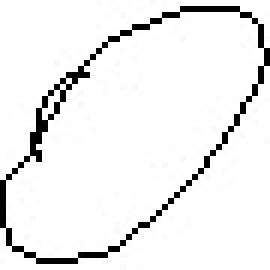
#> input picture extracted_images/0/0_91584.jpg, 45 x 45 px, found by its file name (shown 6 times larger); its folder holds only this picture in this run
$ python normilize.py
#> lines starting #> are read from the running program, lines starting #| are printed output that depends on the picture; after the words box and inside, x2 and y2 are one past the last pixel; in counts of white or black regions, pixels touching at a corner belong together
### csvgenerate.py
import sys
from os import listdir
import numpy as np

# merging all component .csv files to train, test .csv files
def mergingAll(names, tr_path, cv_path, save_path, shuffle=True):
    paths = [(tr_path, '_tr.csv'), (cv_path, '_cv.csv')]
    for path, ending in paths:
        X = None
        for i, name in enumerate(names):
            # print progress
            sys.stdout.write('\r')
            no_files = len(names)
            formatted_names = '{:.2%}'.format(i/no_files)
            sys.stdout.write(formatted_names)
            sys.stdout.flush()
            each_path = path + name + ending
            curr = np.loadtxt(each_path, delimiter=',')
            if X is None:
                X = curr.copy()
                continue
            X = np.vstack([X, curr])
        sys.stdout.write('\r100.00%\n')

        # shuffle
        if shuffle:
            np.random.shuffle(X)
        allfiles_path = save_path + 'all' + ending
        np.savetxt(allfiles_path, X, delimiter=',', fmt='%i')

### normilize.py
import numpy as np
import sys
from os import listdir
import os
from random import shuffle
import matplotlib.image as mpimg
import cv2
import csv
from csvgenerate import mergingAll

# process the dataset
def process_data(names, latex_key, img_path, save_path, close_kernel=None, dilate_kernel=None, tr_cv_split=80):
#> called with img_path = '.\\extracted_images\\', save_path = '.\\savedata\\', tr_cv_split = 80
    if close_kernel is None:
        close_kernel = cv2.getStructuringElement(cv2.MORPH_ELLIPSE, (4, 4))
    if dilate_kernel is None:
        dilate_kernel = cv2.getStructuringElement(cv2.MORPH_ELLIPSE, (3, 3))
    key = {}
    for k, name in enumerate(names):
        sys.stdout.write(name + "\n")
        # create key
        key[k] = latex_key[name] if(name in latex_key) else  name.lower()
        # get files of images
        imgs = []
        img_files = listdir(img_path + name + '\\')
        shuffle(img_files)
        trainpath = save_path + 'tr\\'
        testpath =  save_path + 'cv\\'
        test_extension = '_cv.csv'
        train_extension = '_tr.csv'
        # each image of component to a train or test component .csv file
        for i, img_file in enumerate(img_files):
            file = img_path + name + '\\' + img_file
            img = mpimg.imread(file)
#> img is the input picture: shape (45, 45); min 0, max 255, mean 238.2
            # convert to binary and close + dilate
            if close_kernel is None:
                close_kernel = cv2.getStructuringElement(cv2.MORPH_ELLIPSE, (4, 4))
            if dilate_kernel is None:
                dilate_kernel = cv2.getStructuringElement(cv2.MORPH_ELLIPSE, (3, 3))
            new_img = img < 127
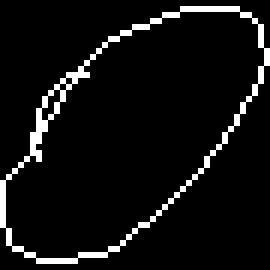
#> new_img: shape (45, 45) bool (shown 6 times larger); 6.5% white in thin lines or dots
            new_img = new_img.astype(np.uint8)
            new_img = cv2.morphologyEx(new_img, cv2.MORPH_CLOSE, close_kernel)
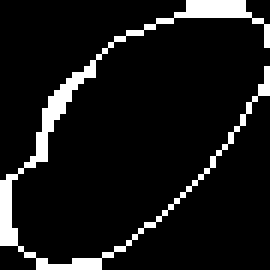
#> new_img: shape (45, 45) (shown 6 times larger); values 0 (black) and 1 (white), 9.1% white; 1 white region, box (x1, y1, x2, y2) and area: (0, 0, 45, 45) 185
            new_img = cv2.dilate(new_img, dilate_kernel)
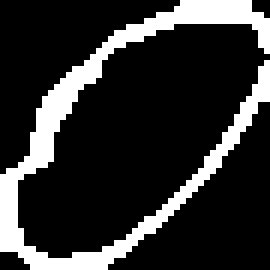
#> new_img: shape (45, 45) (shown 6 times larger); values 0 (black) and 1 (white), 18.9% white; 1 white region, box (x1, y1, x2, y2) and area: (0, 0, 45, 45) 382
            img = new_img

            imgs.append(np.append(img.ravel(), k))
            # print progress
            files_len = len(img_files)
            sys.stdout.write('\r')
            sys.stdout.write('{:.2%}'.format(i / files_len))
            sys.stdout.flush()
        sys.stdout.write('\r100.00%\n')

        # split into training and validation sets and save csv
        arr = np.asarray(imgs)
        number = 100
        ind = len(img_files) * tr_cv_split // number
        np.savetxt(trainpath + name + train_extension, arr[:ind], delimiter=',', fmt='%i')
        np.savetxt(testpath + name + test_extension, arr[ind:], delimiter=',', fmt='%i')
#> pass 2 of the loop in process_data, `for k, name in enumerate(names):`:
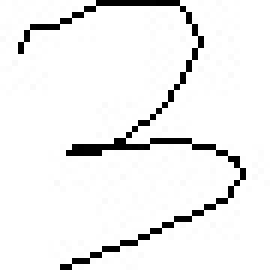
#> input picture extracted_images/3/3_54405.jpg, 45 x 45 px, found by its file name (shown 6 times larger)
#> in process_data, img is the input picture: shape (45, 45); min 0, max 255, mean 239.3
#> in process_data, `new_img = img < 127`:
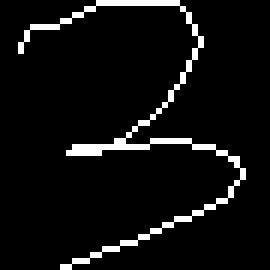
#> new_img: shape (45, 45) bool (shown 6 times larger); 6% white in thin lines or dots, all inside (x1, y1, x2, y2) = (3, 0, 41, 45)
#> in process_data, `new_img = cv2.dilate(new_img, dilate_kernel)`:
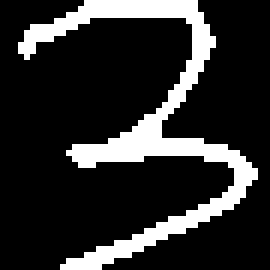
#> new_img: shape (45, 45) (shown 6 times larger); values 0 (black) and 1 (white), 17.9% white; 1 white region, box (x1, y1, x2, y2) and area: (3, 0, 43, 45) 362

    # save key
    if save_path:
        path = save_path + 'dict.csv'
        with open(path, 'w') as csv_file:
            writer = csv.writer(csv_file)
            for key, value in key.items():
                writer.writerow([key, value])

latex_key = {
    '(': '\\left(',
    ')': '\\right)',
    'alpha': '\\alpha',
    'ascii_124': '|',
    'beta': '\\beta',
    'cos': '\\cos',
    'Delta': '\\Delta',
    'div': '\\div',
    'exists': '\\exists',
    'forall': '\\forall',
    'forward_slash': '/',
    'gama': '\\gamma',
    'geq': '\\geq',
    'gt': '>',
    'infty': '\\infty',
    'int': '\\int',
    'in': '\\in',
    'lambda': '\\lambda',
    'ldots': '\\ldots',
    'leq': '\\leq',
    'lim': '\\lim',
    'log': '\\log',
    'lt': '<',
    'mu': '\\mu',
    'neq': '\\neq',
    'phi': '\\phi',
    'pi': '\\pi',
    'pm': '\\pm',
    'prime': '\'',
    'rightarrow': '\\rightarrow',
    'sigma': '\\sigma',
    'sin': '\\sin',
    'sqrt': '\\sqrt',
    'sum': '\\sum',
    'tan': '\\tan',
    'theta': '\\theta',
    'times': '\\times',
    '[': '\\left[',
    ']': '\\right]',
    '{': '\\left{',
    '}': '\\right}'
}


print("Split train and test spliting........")
# convert images to csv
img_path = '.\\extracted_images\\'
img_names = listdir(img_path)
save_path = '.\\savedata\\'
# Combine all train and all test generate dict
tr_path = save_path+'tr\\'
cv_path = save_path+'cv\\'
if not os.path.exists(tr_path):
    os.makedirs(tr_path)
if not os.path.exists(cv_path):
    os.makedirs(cv_path)
# process the dataset
# each image of component to a train or test component .csv file
process_data(img_names, latex_key, img_path, save_path)

print("combine and dict...........")

# merging all component .csv files to train, test .csv files
mergingAll(img_names, tr_path, cv_path, save_path)
#> (the run stopped early here; a loop or call above may not have finished)
